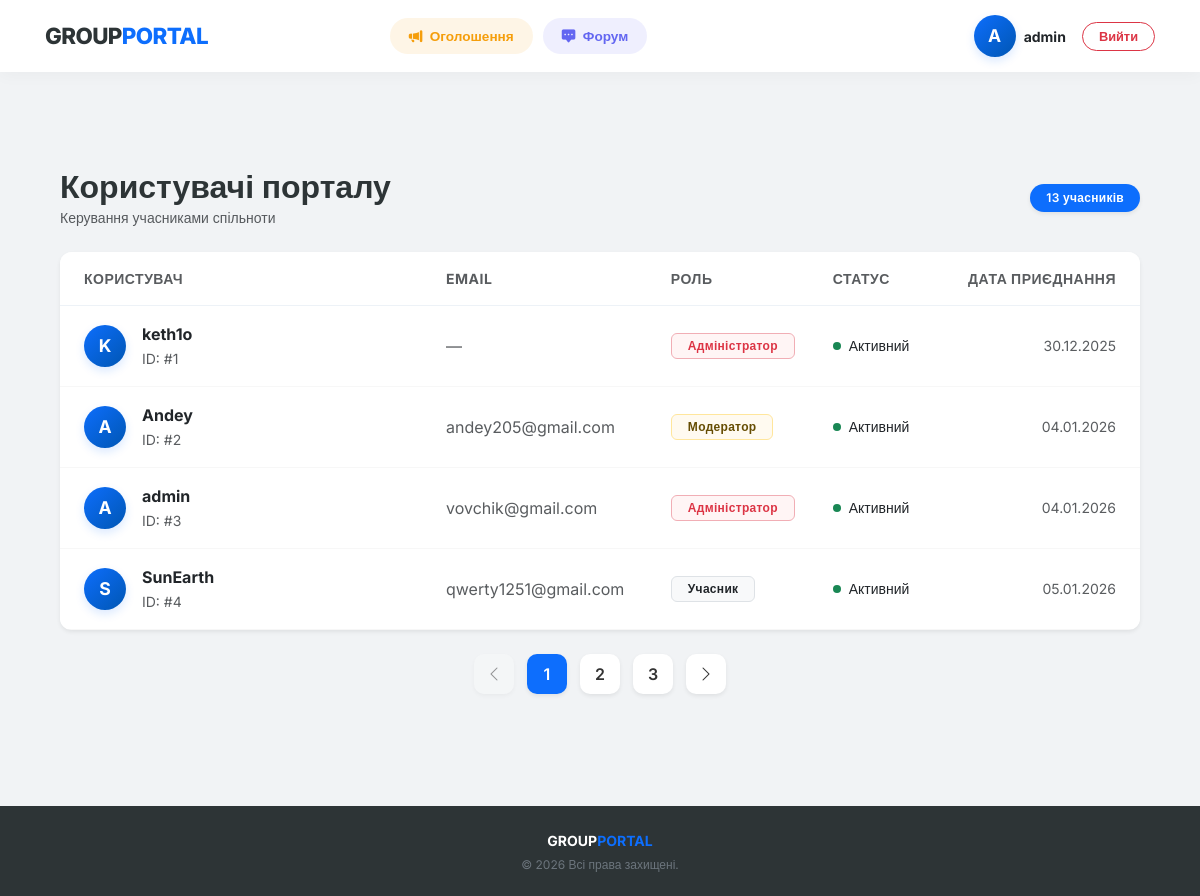
The page /users/ (signed in) on the database its author committed.
### MainPage/models.py (models this page shows, shortened)
class CustomUser(AbstractUser):
    ROLE_USER = "user"
    ROLE_MODERATOR = "moderator"
    ROLE_ADMIN = "admin"
    GENDER_FEMALE = "female"
    GENDER_MALE = "male"
    ROLE_CHOICES = [
        (ROLE_USER, "Користувач"),
        (ROLE_MODERATOR, "Модератор"),
        (ROLE_ADMIN, "Адміністратор")
    ]
    GENDER_CHOICES = [
        (GENDER_MALE, "Чоловік"),
        (GENDER_FEMALE, "Жінка")
    ]
    age = models.IntegerField(null=True, blank=True)
    gender = models.CharField(max_length=30, choices=GENDER_CHOICES, null=True, blank=True)
    group = models.ForeignKey(Group, on_delete=models.SET_NULL,
                              null=True, blank=True, related_name="members")
    role = models.CharField(max_length=20, choices=ROLE_CHOICES,
                            default=ROLE_USER)
    REQUIRED_FIELDS = ["age", "gender"]
    class Meta:
        verbose_name = "CmUser"
        verbose_name_plural = "CmUsers"
        ordering = ['id']
    @property
    def is_admin(self):
        return self.role == self.ROLE_ADMIN or self.is_superuser
    @property
    def is_moderator(self):
        return self.role == self.ROLE_MODERATOR

### MainPage/views.py (the view)
# urls.py: path("users/", UserListView.as_view(), name="user-list"),
class UserListView(LoginRequiredMixin, AdminRequiredMixin, ListView):
    model = CustomUser
    template_name = "users/user_list.html"
    context_object_name = "users_objects"
    paginate_by = 4

### MainPage/mixins.py (called while the page is built)
    def test_func(self):
        user = self.request.user
        return user.role == CustomUser.ROLE_ADMIN or user.is_superuser

### MainPage/templates/users/user_list.html (shortened to what this page needs)
{% extends 'base.html' %}
{% block content %}
<div class="container main-content">
    <div class="d-flex justify-content-between align-items-center mb-4">
        <div>
            <h2 class="fw-bold m-0">Користувачі порталу</h2>
            <p class="text-muted small mb-0">Керування учасниками спільноти</p>
        </div>
        <span class="badge bg-primary rounded-pill px-3 py-2 shadow-sm">
            {{ paginator.count }} учасників
        </span>
    </div>
    <div class="card border-0 shadow-sm overflow-hidden">
        <div class="table-responsive">
            <table class="table table-hover align-middle mb-0">
                <thead class="bg-light">
                    <tr>
                        <th class="ps-4 py-3 text-uppercase small fw-bold text-muted" style="width: 35%;">Користувач</th>
                        <th class="py-3 text-uppercase small fw-bold text-muted">Email</th>
                        <th class="py-3 text-uppercase small fw-bold text-muted">Роль</th>
                        <th class="py-3 text-uppercase small fw-bold text-muted">Статус</th>
                        <th class="py-3 text-uppercase small fw-bold text-muted text-end pe-4">Дата приєднання</th>
                    </tr>
                </thead>
                <tbody>
                    {% for user_item in users_objects %}
                    <tr class="position-relative">
                        <td class="ps-4 py-3">
                            <div class="d-flex align-items-center">
                                <div class="avatar-circle me-3">
                                    {{ user_item.username|first|upper }}
                                </div>
                                <div>
                                    <a href="{% url 'user-detail' user_item.pk %}" class="fw-bold text-dark text-decoration-none stretched-link">
                                        {{ user_item.username }}
                                    </a>
                                    <br>
                                    <small class="text-muted">ID: #{{ user_item.id }}</small>
                                </div>
                            </div>
                        </td>
                        <td class="text-muted">
                            {{ user_item.email|default:"—" }}
                        </td>
                        <td>
                            {% if user_item.is_admin %}
                                <span class="badge bg-danger-subtle text-danger border border-danger-subtle px-3">Адміністратор</span>
                            {% elif user_item.is_moderator %}
                                <span class="badge bg-warning-subtle text-warning-emphasis border border-warning-subtle px-3">Модератор</span>
                            {% else %}
                                <span class="badge bg-light text-dark border px-3">Учасник</span>
                            {% endif %}
                        </td>
                        <td>
                            {% if user_item.is_active %}
                                <div class="d-flex align-items-center">
                                    <span class="badge-dot bg-success me-2"></span>
                                    <span class="small text-dark">Активний</span>
                                </div>
                            {% else %}
                                <div class="d-flex align-items-center text-muted">
                                    <span class="badge-dot bg-secondary me-2"></span>
                                    <span class="small">Заблокований</span>
                                </div>
                            {% endif %}
                        </td>
                        <td class="text-muted small text-end pe-4">
                            {{ user_item.date_joined|date:"d.m.Y" }}
                        </td>
                    </tr>
                    {% empty %}
                    <tr>
                        <td colspan="5" class="text-center py-5">
                            <p class="text-muted m-0">Користувачів поки немає...</p>
                        </td>
                    </tr>
                    {% endfor %}
                </tbody>
            </table>
        </div>
    </div>
    {% if is_paginated %}
    <nav aria-label="Навігація" class="mt-4">
        <ul class="pagination justify-content-center">
            {% if page_obj.has_previous %}
                <li class="page-item">
                    <a class="page-link shadow-sm border-0 rounded-3 me-1" href="?page={{ page_obj.previous_page_number }}">
                        <i class="bi bi-chevron-left"></i>
                    </a>
                </li>
            {% else %}
                <li class="page-item disabled me-1">
                    <span class="page-link shadow-sm border-0 rounded-3 text-muted opacity-50">
                        <i class="bi bi-chevron-left"></i>
                    </span>
                </li>
            {% endif %}
            {% for num in page_obj.paginator.page_range %}
                {% if page_obj.number == num %}
                    <li class="page-item active me-1">
                        <span class="page-link border-0 rounded-3 shadow-sm">{{ num }}</span>
                    </li>
                {% elif num > page_obj.number|add:'-3' and num < page_obj.number|add:'3' %}
                    <li class="page-item me-1">
                        <a class="page-link border-0 rounded-3 shadow-sm" href="?page={{ num }}">{{ num }}</a>
                    </li>
                {% endif %}
            {% endfor %}
            {% if page_obj.has_next %}
                <li class="page-item">
                    <a class="page-link shadow-sm border-0 rounded-3" href="?page={{ page_obj.next_page_number }}">
                        <i class="bi bi-chevron-right"></i>
                    </a>
                </li>
            {% endif %}
        </ul>
    </nav>
    {% endif %}
</div>
{% endblock %}

### MainPage/templates/includes/header.html (shortened to what this page needs)
<nav class="navbar navbar-expand-lg navbar-light">
    <div class="container">
        <a class="navbar-brand d-flex align-items-center" href="{% url 'group-list' %}">
            GROUP<span class="brand-dot">PORTAL</span>
        </a>
        {% if user.is_authenticated %}
        <div class="collapse navbar-collapse" id="navbarNav">
                <ul class="navbar-nav mx-auto nav-pills-custom mt-3 mt-lg-0">
                    <li class="nav-item">
                        <a class="nav-link nav-link-ads-pill {% if request.resolver_match.url_name == 'advertisement-list' %}active-pill{% endif %}"
                           href="{% url 'advertisement-list' %}">
                            <i class="bi bi-megaphone-fill me-1"></i> Оголошення
                        </a>
                    </li>
                    <li class="nav-item">
                        <a class="nav-link nav-link-forum-pill {% if request.resolver_match.url_name == 'comment-list' %}active-pill{% endif %}"
                           href="{% url 'comment-list' %}">
                            <i class="bi bi-chat-square-dots-fill me-1"></i> Форум
                        </a>
                    </li>
                </ul>
            <div class="d-flex align-items-center ms-auto mt-3 mt-lg-0">
                <div class="d-flex align-items-center me-3">
                    <a href="{% url 'user-detail' user.pk %}" class="text-decoration-none d-flex align-items-center profile-link-header">
                        <div class="avatar-circle avatar-header me-2">
                            {{ user.username|slice:":1"|upper }}
                        </div>
                        <span class="text-dark small fw-bold d-none d-sm-inline-block">
                            {{ user.username }}
                        </span>
                    </a>
                </div>
                <form action="{% url 'logout' %}" method="post" class="m-0">
                    <button type="submit" class="btn btn-outline-danger btn-round py-1 px-3" style="font-size: 0.8rem;">
                        Вийти
                    </button>
                </form>
                {% endif %}
            </div>
        </div>
    </div>
</nav>

### MainPage/static/css/main-css.css (style rules this page uses)
:root { --portal-dark: #2d3436; --portal-primary: #0d6efd; --portal-bg-gray: #f1f3f5; --color-ads: #f59e0b; --color-ads-light: #fef3c7; --color-forum: #6366f1; --color-forum-light: #e0e7ff; }
html { overflow-y: scroll; overflow-x: hidden; }
body { margin: 0 !important; padding: 0 !important; width: 100% !important; font-family: 'Inter', sans-serif; background-color: var(--portal-bg-gray); color: var(--portal-dark); display: flex; flex-direction: column; min-height: 100vh; }
.avatar-header { width: 32px; height: 32px; font-size: 0.9rem; flex-shrink: 0; }
.nav-pills-custom .nav-link { border-radius: 50px; padding: 7px 18px !important; margin: 0 5px; font-size: 0.85rem; font-weight: 600; transition: all 0.2s ease-in-out; border: 1px solid transparent; }
.nav-link-ads-pill { color: var(--color-ads) !important; background-color: rgba(245, 158, 11, 0.1); }
.nav-link-forum-pill { color: var(--color-forum) !important; background-color: rgba(99, 102, 241, 0.1); }
h1, h2, h3, h4, h5, h6, p, span, .card-title, .btn, .text-break { overflow-wrap: break-word !important; word-wrap: break-word !important; word-break: break-word !important; }
.navbar { background-color: #ffffff !important; padding: 0.9rem 0; box-shadow: 0 4px 15px rgba(0,0,0,0.03); width: 100% !important; min-width: 100% !important; left: 0 !important; right: 0 !important; }
.navbar-brand { font-weight: 800; font-size: 1.4rem; letter-spacing: -0.6px; color: var(--portal-dark) !important; }
.brand-dot { color: var(--portal-primary); }
.main-content { padding: 3rem 0; flex-grow: 1; width: 100%; }
.container { padding-right: 15px !important; padding-left: 15px !important; }
@media (min-width: 1200px) { .container { max-width: 1140px !important; } }
.btn-round { border-radius: 50px; padding: 8px 25px; font-weight: 600; font-size: 0.85rem; transition: all 0.3s ease; }
.card { background-color: #ffffff; border-radius: 12px; }
.avatar-circle { width: 42px; height: 42px; background: linear-gradient(135deg, #0d6efd, #0056b3) !important; color: white !important; border-radius: 50%; display: flex; align-items: center; justify-content: center; font-weight: 700; font-size: 1.1rem; box-shadow: 0 4px 10px rgba(13, 110, 253, 0.15) !important; }
.profile-link-header { transition: opacity 0.2s ease; }
.table thead th { border-top: none; border-bottom: 1px solid #edf2f7; letter-spacing: 0.5px; }
.badge-dot { display: inline-block; width: 8px; height: 8px; border-radius: 50%; margin-right: 5px; }
.badge { font-weight: 600; font-size: 0.75rem; letter-spacing: 0.3px; border-radius: 6px; padding: 6px 12px; }
.bg-danger-subtle { background-color: #fff5f5 !important; }
.bg-warning-subtle { background-color: #fffaf0 !important; }
.table td { border-color: rgba(0,0,0,0.03); }
.pagination { gap: 10px; }
.pagination .page-item .page-link { width: 40px; height: 40px; display: flex; align-items: center; justify-content: center; border-radius: 10px !important; border: none !important; background-color: #ffffff !important; color: #333 !important; box-shadow: 0 4px 6px rgba(0, 0, 0, 0.05); transition: all 0.3s ease; font-weight: 600; }
.pagination .page-item.active .page-link { background-color: var(--portal-primary) !important; color: white !important; box-shadow: 0 4px 10px rgba(13, 110, 253, 0.3); }
.pagination .page-item.disabled .page-link { opacity: 0.5; background-color: #f8f9fa !important; box-shadow: none; transform: none; }
.page-link { border-radius: 10px !important; }

### rows shown on the page
CustomUser: username "A", username "admin", username|first "A", id "3", email "vovchik@gmail.com", role "Адміністратор", is_active True (drawn), date_joined "04.01.2026"
CustomUser: username|first "K", username "keth1o", id "1", email "—", role "Адміністратор", is_active True (drawn), date_joined "30.12.2025"
CustomUser: username|first "A", username "Andey", id "2", email "andey205@gmail.com", role "Модератор", is_active True (drawn), date_joined "04.01.2026"
CustomUser: username|first "S", username "SunEarth", id "4", email "qwerty1251@gmail.com", role "Учасник", is_active True (drawn), date_joined "05.01.2026"

### other values the page prints
{{ paginator.count }} "13"
{{ num }} "1"
{{ num }} "2" "3"
